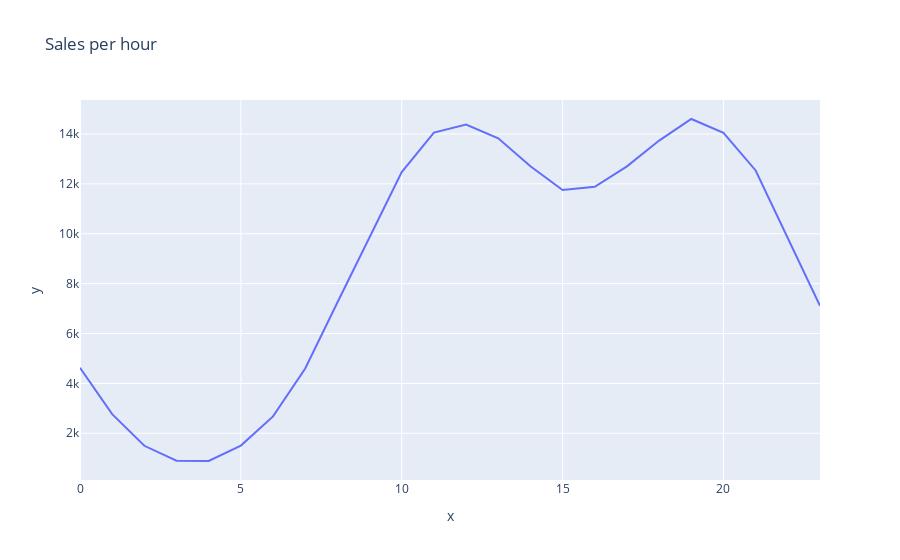

Write notebook code for a chart like this one.
### Code cell
hours = [hour for hour, df in df.groupby('Hour')]

px.line(df, x = hours, y = df.groupby(['Hour']).count().reset_index()['Quantity Ordered'],
       title = 'Sales per hour')

### Figure 1 — Plotly figure (JSON) as saved in the notebook; plotly's stock layout.template omitted (floating-point values rounded to 4 significant figures)
{"data": [{"hovertemplate": "x=%{x}<br>y=%{y}<extra></extra>", "legendgroup": "", "line": {"color": "#636efa", "dash": "solid"}, "mode": "lines", "name": "", "orientation": "v", "showlegend": false, "type": "scatter", "x": [0, 1, 2, 3, 4, 5, 6, 7, 8, 9, 10, 11, 12, 13, 14, 15, 16, 17, 18, 19, 20, 21, 22, 23], "xaxis": "x", "y": [4623, 2766, 1498, 900, 888, 1505, 2677, 4598, 7244, 9888, 12470, 14056, 14378, 13828, 12706, 11755, 11883, 12703, 13737, 14601, 14047, 12538, 9856, 7109], "yaxis": "y"}], "layout": {"legend": {"tracegroupgap": 0}, "title": {"text": "Sales per hour"}, "xaxis": {"anchor": "y", "domain": [0, 1], "title": {"text": "x"}}, "yaxis": {"anchor": "x", "domain": [0, 1], "title": {"text": "y"}}}}
